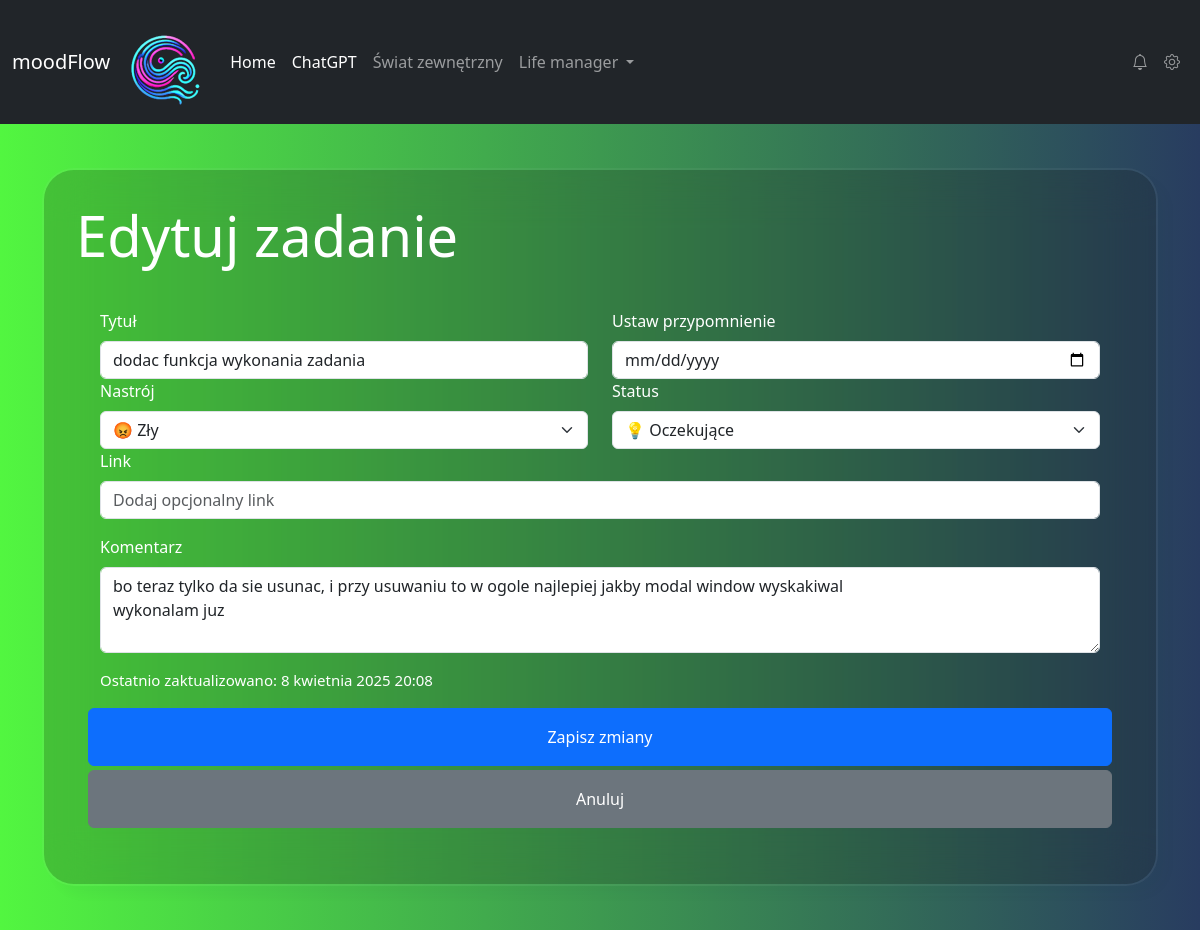
Before: /edit/30/ with the older database file.
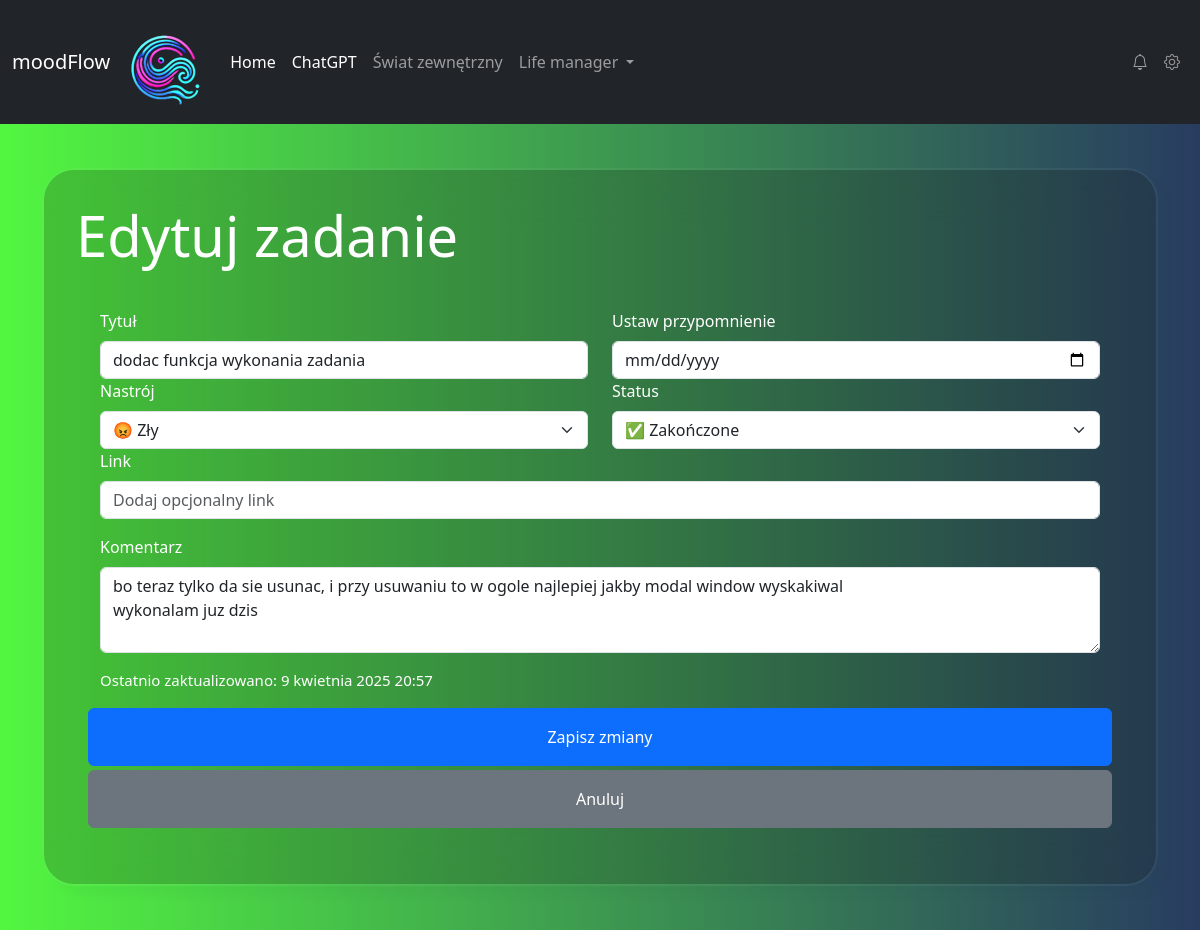
After: the same page with the newer database file.
### myapp/models.py (models this page shows, shortened)
class Task(models.Model):
    title = models.CharField(max_length=255)
    comment = models.TextField(blank=True, null=True)
    url = models.URLField(null=True, blank=True)
    mood_choice = models.CharField(choices=MOOD_CHOICES, max_length=20, default="neutral")
    status = models.CharField(choices=IDEA_STATUS, max_length=30, default="pending")
    created_at = models.DateTimeField(auto_now_add=True)
    updated_at = models.DateTimeField(null=True, blank=True)

### myapp/views.py (the view)
# urls.py: path('edit/<int:task_id>/', edit_task, name='edit_task'),  # Edycja zadania
def edit_task(request, task_id):
    task = get_object_or_404(Task, id=task_id)
    if request.method == "POST":
        form = TaskForm(request.POST, instance=task)
        if form.is_valid():
            task = form.save(commit=False)
            task.updated_at = timezone.now()
            task.save()
            return redirect("todo_list")
    else:
        form = TaskForm(instance=task)
    return render(request, "myapp/edit_task.html", {"form": form, "task": task, "task.updated_at": task.updated_at})

### myapp/forms.py
class TaskForm(forms.ModelForm):
    class Meta:
        model = Task
        fields = ["title", "comment", "url", "mood_choice", "status"]  # fields inside form
        widgets = {
            "title": forms.TextInput(attrs={"class": "form-control", "placeholder": "Wpisz tytuł zadania"}),
            "comment": forms.Textarea(attrs={"class": "form-control", "rows": 3, "placeholder": "Dodatkowe uwagi"}),
            "url": forms.URLInput(attrs={"class": "form-control", "placeholder": "Dodaj opcjonalny link"}),
            "mood_choice": forms.Select(attrs={"class": "form-select"}),
            "status": forms.Select(attrs={"class": "form-select"}),
        }

### myapp/templates/myapp/edit_task.html (shortened to what this page needs)
{% extends 'base.html' %}
{% block content %}
    <h1 class="display-4 text-white mb-3">Edytuj zadanie</h1>
    <form method="POST" class="row p-4">
        <div class="col-md-6">
            <label for="{{ form.title.id }}" class="form-label">Tytuł</label>
            {{ form.title }}
        </div>
        <div class="col-md-6">
                   <label for="task-date" class="form-label">Ustaw przypomnienie</label>
                           <input type="date" class="form-control" id="task-date" name="task_date">
                      </div>
        <div class="col-md-6">
            <label for="id_mood_choice" class="form-label">Nastrój</label>
            {{ form.mood_choice }}
        </div>
        <div class="col-md-6">
            <label for="id_status" class="form-label">Status</label>
            {{ form.status }}
        </div>
        <div class="mb-3">
            <label for="id_url" class="form-label">Link</label>
            {{ form.url }}
        </div>
        <div class="col-12">
            <label for="id_comment" class="form-label">Komentarz</label>
            {{ form.comment }}
        </div>
        <br>
        {% if task.updated_at %}
            <p class="mt-3" style="font-size: 15px">Ostatnio zaktualizowano:  {{ task.updated_at }}</p>
            {% else %}
            <p class="mt-3" style="font-size: 15px">To zadanie nie było jeszcze aktualizowane</p>
        {% endif %}
        <button type="submit" class="btn btn-primary mb-1 py-3">Zapisz zmiany</button>
        <a href="{% url 'todo_list' %}" class="btn btn-secondary py-3">Anuluj</a>
    </form>
{% endblock %}

### myapp/templates/base.html (shortened to what this page needs)
{% load static %}
<!DOCTYPE html>
<html lang="pl">
<head>
    <link href="{% static 'css/styles.css' %}" type="text/css" rel="stylesheet">
    <link href="https://cdn.jsdelivr.net/npm/bootstrap@5.3.2/dist/css/bootstrap.min.css" rel="stylesheet">
    <link href="https://cdn.jsdelivr.net/npm/bootstrap-icons/font/bootstrap-icons.css" rel="stylesheet">
</head>
<body>
    <nav class="navbar navbar-expand-lg navbar-dark bg-dark sticky-top">
        <div class="container-fluid">
            <a class="navbar-brand" href="{% url 'home' %}">
                moodFlow
            </a>
           <a class="navbar-brand text-center mt-3" href="{% url 'home' %}">
                <img src="{% static 'img/logo-male-bez-tla.png' %}" alt="Logo" class="logo">
            </a>
            <div class="collapse navbar-collapse" id="navbarNavDropdown">
                <ul class="navbar-nav me-auto">
                    <li class="nav-item">
                        <a class="nav-link active" aria-current="page" href="{% url 'home' %}">Home</a>
                    </li>
                    <li class="nav-item">
                      <a class="nav-link active" aria-current="page" href="{% url 'chat' %}">ChatGPT</a>
                    </li>
                    <li class="nav-item">
                        <a class="nav-link" href="{% url 'news' %}">Świat zewnętrzny</a>
                    </li>
                    <li class="nav-item dropdown">
                        <a class="nav-link dropdown-toggle" href="#" id="navbarDropdownMenuLink" role="button"
                           data-bs-toggle="dropdown" aria-expanded="false">
                            Life manager
                        </a>
                    </li>
                </ul>
                <ul class="navbar-nav ms-auto">
                    <li class="nav-item">
                        <a class="nav-link" href="#" data-bs-toggle="tooltip" data-bs-placement="bottom" title="Brak aktualnie powiadomień">
                            <i class="bi bi-bell"></i>
                        </a>
                    </li>
                    <li class="nav-item">
                        <a class="nav-link" href="#" data-bs-toggle="tooltip" data-bs-placement="bottom" title="Panel administracyjny">
                            <i class="bi bi-gear"></i>
                        </a>
                    </li>
                </ul>
            </div>
        </div>
    </nav>
    <div class="main-content">
        <div class="gradient-custom-2">
            <div class="container my-4">
                <div class="d-flex justify-content-center">
                    <div class="mask-custom">
                        {% block content %}{% endblock %}
                    </div>
                </div>
            </div>
        </div>
    </div>
</body>
</html>

### static/css/styles.css (style rules this page uses)
.gradient-custom-2 { background: linear-gradient(to right, rgb(82, 246, 64), rgb(40, 60, 96)); min-height: 100vh; display: flex; justify-content: center; align-items: center; padding: 20px; }
.mask-custom { background: rgba(24, 24, 16, 0.2); border-radius: 2em; backdrop-filter: blur(25px); border: 2px solid rgba(255, 255, 255, 0.05); background-clip: padding-box; box-shadow: 10px 10px 10px rgba(46, 54, 68, 0.03); padding: 2rem; max-width: 100%; width: 100%; box-sizing: border-box; min-width: 300px; color: white; }

Changed rows visible on the page:
changed Task "dodac funkcja wykonania zadania": status "💡 Oczekujące" → "✅ Zakończone"; comment "bo teraz tylko da sie usunac, i przy usuwaniu to w ogole najlepiej jakby modal window wyskakiwal wykonalam juz" → "bo teraz tylko da sie usunac, i przy usuwaniu to w ogole najlepiej jakby modal window wyskakiwal wykonalam juz dzis"; updated_at "8 kwietnia 2025 20:08" → "9 kwietnia 2025 20:57"
